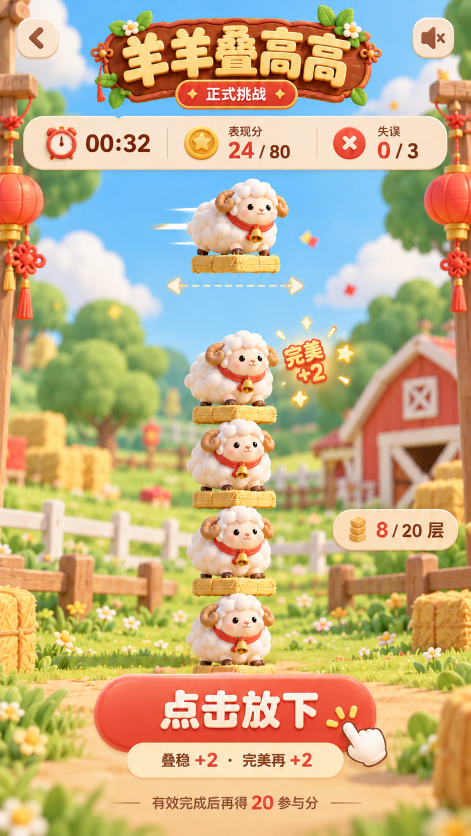
#> input picture design/prototypes/01_stack.png, 941 x 1671 px, found by its file name (shown at 1/2 size)
$ python compare_pose_study.py
#> lines starting #> are read from the running program, lines starting #| are printed output that depends on the picture
from PIL import Image,ImageDraw,ImageFont
from pathlib import Path
import json,hashlib
R=Path.cwd();O=R/'review/r3/stack-sample';rows=[]
font=ImageFont.truetype('C:/Windows/Fonts/arial.ttf',18);small=ImageFont.truetype('C:/Windows/Fonts/arial.ttf',14)
board=Image.new('RGB',(1120,600),'#f6efdf');d=ImageDraw.Draw(board)
#> after `board = Image.new('RGB', (1120, 600), '#f6efdf')`:
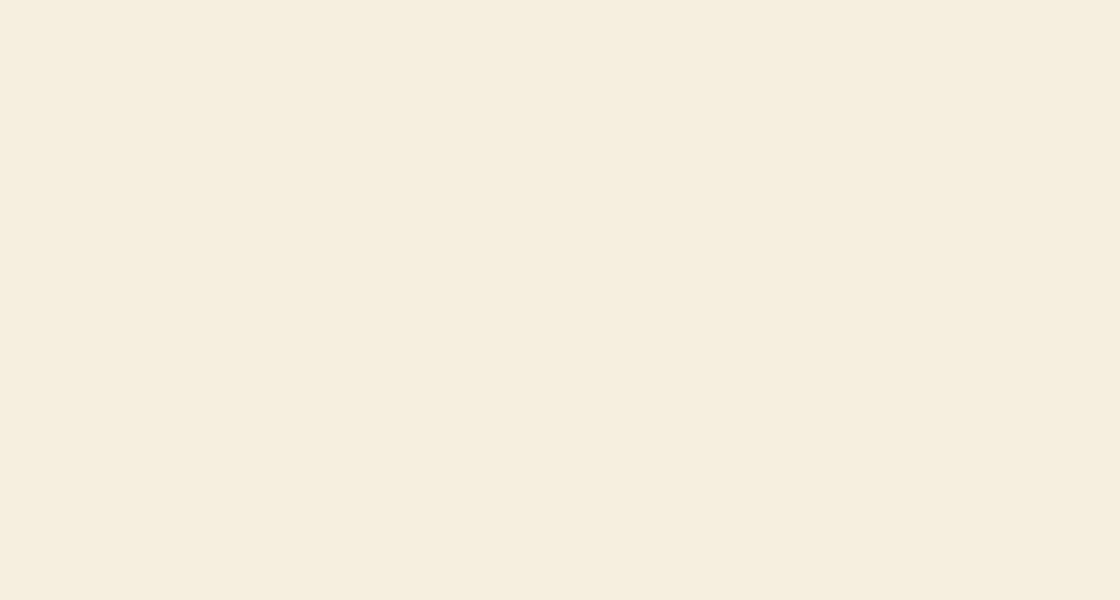
#> board: PIL image 1120x600 RGB; mean R, G, B 246, 239, 223
samples=[('Prototype',Image.open(R/'design/prototypes/01_stack.png').convert('RGBA').crop((368,355,584,513))),('G4 baseline',Image.open(R/'art-source/r2/r2g/sheep_stack_512.png').convert('RGBA'))]
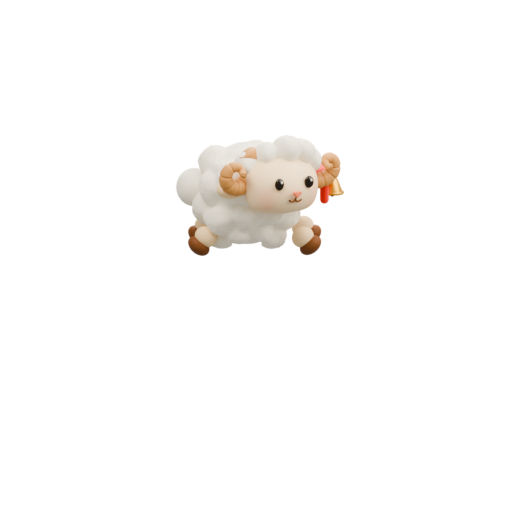
#> input picture art-source/r2/r2g/sheep_stack_512.png, 512 x 512 px, found by its file name
for label in ['A_folded_loaf','B_deep_crouch']:
#> (the run stopped early here; a loop or call above may not have finished)
